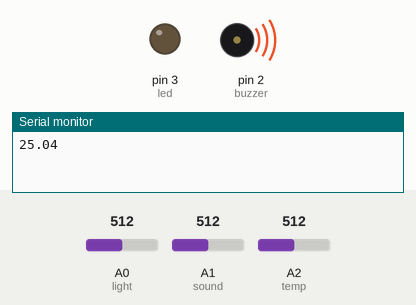
Recording of a sketch running on a simulated Arduino Uno, built with avr-gcc and run on an emulated ATmega328P. On the bench: output pins drawn as LEDs (lit = HIGH), buzzer (waves = sounding, pin HIGH), the last lines printed to the serial monitor. The test bench sets the inputs (shaded band); at power-on: A0 (light) = 512, A1 (sound) = 512, A2 (temp) = 512.

Above: at 5.7 s.
5.8 s: A0 (light) set to 110
11.6 s: A0 (light) set to 93
At 15.7 s:
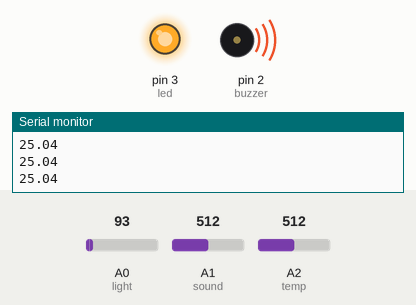
19.8 s: A0 (light) set to 122
At 28.5 s:
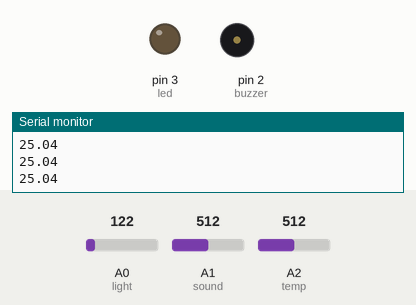
29.6 s: A0 (light) set to 90
At 38.4 s:
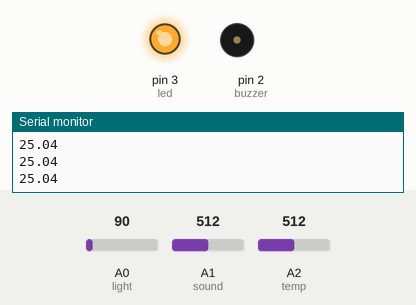
Timing chart, 0 to 40.4 s (numbered marks = the images above; inputs shaded):
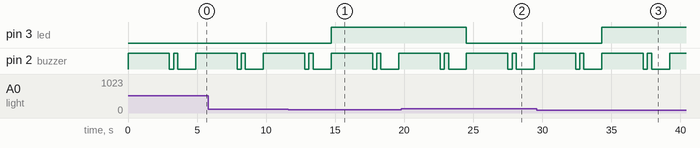

The sketch:

Project.ino
```cpp
const int led = 3;
const int buzzer = 2;
const int light = A0;
const int sound = A1;
const int temp = A2;
const int B = 3975;
int lightThreshold = 100;
int soundThreshold = 500;

void setup ()
{
     pinMode(led, OUTPUT);
     pinMode(buzzer, OUTPUT);
     Serial.begin(9600);
}

void loop ()
{
     int LightSensorValue = analogRead(light);
     if (LightSensorValue < lightThreshold)
     {
          digitalWrite(led, HIGH);
     }
     else
     {
          digitalWrite(led, LOW);
     }

     int SoundSensorValue = analogRead(sound);
     if (SoundSensorValue > soundThreshold)
     {
          digitalWrite(buzzer, HIGH);
          delay(3000);
          digitalWrite(buzzer, LOW);
          delay(300);
     }

     int val = analogRead(temp);
     float resistance = (float)(1023-val)*10000/val;
     float temperature = 1/(log(resistance/10000)/B+1/298.15)-273.15;
     Serial.println(temperature);
     if(temperature > 25.00)
     {
          digitalWrite(buzzer, HIGH);
          delay(300);
          digitalWrite(buzzer, LOW);
          delay(300);
     }

     delay(1000);
}
```

Measured:
- the behaviour switches between 100 and 99 on A0 (light) (found by bisection; images 0 and 1)
- after the input at 11.6 s, pin 3 (led): LOW → HIGH after 3.1 s
- after the input at 19.8 s, pin 3 (led): HIGH → LOW after 4.7 s
- after the input at 29.6 s, pin 3 (led): LOW → HIGH after 4.7 s
